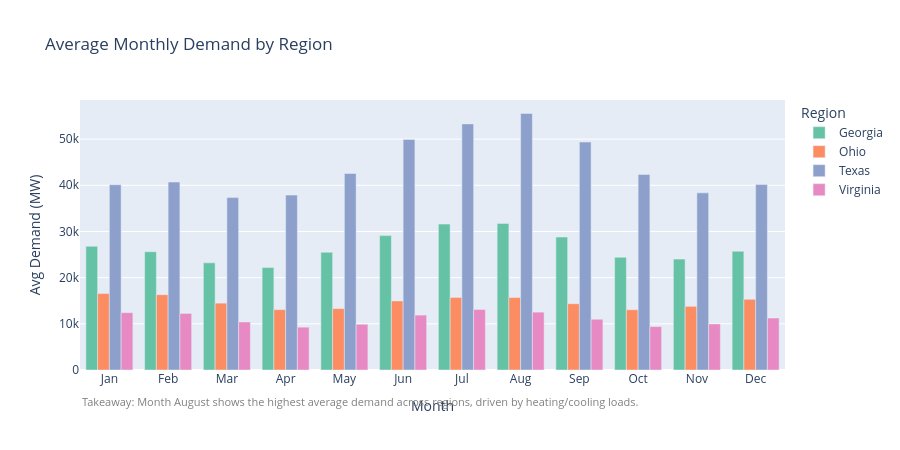
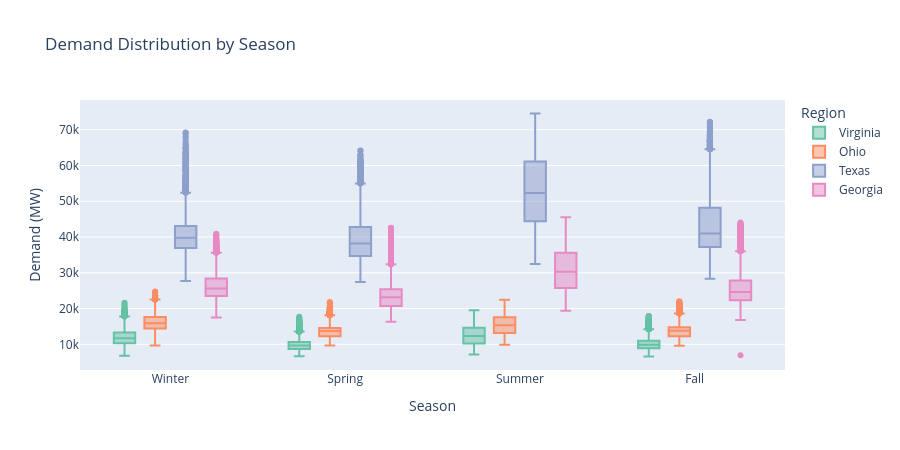

The cell these charts' notebook holds for them, in order:
### Code cell
monthly_avg = (
    master.groupby(["Region","Month"])["Demand_MW"].mean().reset_index()
)
monthly_avg["Month_Name"] = pd.to_datetime(monthly_avg["Month"], format="%m").dt.strftime("%b")

fig = px.bar(
    monthly_avg, x="Month_Name", y="Demand_MW", color="Region",
    barmode="group", height=450,
    title="Average Monthly Demand by Region",
    labels={"Demand_MW": "Avg Demand (MW)", "Month_Name": "Month"},
    color_discrete_sequence=px.colors.qualitative.Set2,
    category_orders={"Month_Name":["Jan","Feb","Mar","Apr","May","Jun",
                                    "Jul","Aug","Sep","Oct","Nov","Dec"]},
)
# Takeaway
peak_month = monthly_avg.groupby("Month")["Demand_MW"].mean().idxmax()
peak_month_name = pd.to_datetime(str(peak_month), format="%m").strftime("%B")
takeaway = f"Takeaway: Month {peak_month_name} shows the highest average demand across regions, driven by heating/cooling loads."
fig.add_annotation(text=takeaway, xref="paper", yref="paper",
                   x=0, y=-0.15, showarrow=False, font=dict(size=11, color="gray"))
fig.show()

# Seasonal box plot
fig2 = px.box(
    master, x="Season", y="Demand_MW", color="Region",
    height=450,
    title="Demand Distribution by Season",
    labels={"Demand_MW": "Demand (MW)", "Season": "Season"},
    color_discrete_sequence=px.colors.qualitative.Set2,
    category_orders={"Season":["Winter","Spring","Summer","Fall"]},
)
fig2.show()

### Figure 1 — Plotly figure (JSON) as saved in the notebook; plotly's stock layout.template omitted (floating-point values rounded to 4 significant figures)
{"data": [{"alignmentgroup": "True", "hovertemplate": "Region=Georgia<br>Month=%{x}<br>Avg Demand (MW)=%{y}<extra></extra>", "legendgroup": "Georgia", "marker": {"color": "rgb(102,194,165)", "pattern": {"shape": ""}}, "name": "Georgia", "offsetgroup": "Georgia", "orientation": "v", "showlegend": true, "textposition": "auto", "type": "bar", "x": ["Jan", "Feb", "Mar", "Apr", "May", "Jun", "Jul", "Aug", "Sep", "Oct", "Nov", "Dec"], "xaxis": "x", "y": [26790.0, 25620.0, 23210.0, 22180.0, 25500.0, 29100.0, 31600.0, 31750.0, 28790.0, 24420.0, 24010.0, 25720.0], "yaxis": "y"}, {"alignmentgroup": "True", "hovertemplate": "Region=Ohio<br>Month=%{x}<br>Avg Demand (MW)=%{y}<extra></extra>", "legendgroup": "Ohio", "marker": {"color": "rgb(252,141,98)", "pattern": {"shape": ""}}, "name": "Ohio", "offsetgroup": "Ohio", "orientation": "v", "showlegend": true, "textposition": "auto", "type": "bar", "x": ["Jan", "Feb", "Mar", "Apr", "May", "Jun", "Jul", "Aug", "Sep", "Oct", "Nov", "Dec"], "xaxis": "x", "y": [16550.0, 16320.0, 14480.0, 13080.0, 13300.0, 14960.0, 15720.0, 15690.0, 14360.0, 13050.0, 13790.0, 15310.0], "yaxis": "y"}, {"alignmentgroup": "True", "hovertemplate": "Region=Texas<br>Month=%{x}<br>Avg Demand (MW)=%{y}<extra></extra>", "legendgroup": "Texas", "marker": {"color": "rgb(141,160,203)", "pattern": {"shape": ""}}, "name": "Texas", "offsetgroup": "Texas", "orientation": "v", "showlegend": true, "textposition": "auto", "type": "bar", "x": ["Jan", "Feb", "Mar", "Apr", "May", "Jun", "Jul", "Aug", "Sep", "Oct", "Nov", "Dec"], "xaxis": "x", "y": [40120.0, 40700.0, 37340.0, 37870.0, 42570.0, 49930.0, 53300.0, 55550.0, 49370.0, 42360.0, 38360.0, 40160.0], "yaxis": "y"}, {"alignmentgroup": "True", "hovertemplate": "Region=Virginia<br>Month=%{x}<br>Avg Demand (MW)=%{y}<extra></extra>", "legendgroup": "Virginia", "marker": {"color": "rgb(231,138,195)", "pattern": {"shape": ""}}, "name": "Virginia", "offsetgroup": "Virginia", "orientation": "v", "showlegend": true, "textposition": "auto", "type": "bar", "x": ["Jan", "Feb", "Mar", "Apr", "May", "Jun", "Jul", "Aug", "Sep", "Oct", "Nov", "Dec"], "xaxis": "x", "y": [12410.0, 12260.0, 10410.0, 9274.0, 9914.0, 11890.0, 13100.0, 12530.0, 10990.0, 9396.0, 9972.0, 11260.0], "yaxis": "y"}], "layout": {"annotations": [{"font": {"color": "gray", "size": 11}, "showarrow": false, "text": "Takeaway: Month August shows the highest average demand across regions, driven by heating/cooling loads.", "x": 0, "xref": "paper", "y": -0.15, "yref": "paper"}], "barmode": "group", "height": 450, "legend": {"title": {"text": "Region"}, "tracegroupgap": 0}, "title": {"text": "Average Monthly Demand by Region"}, "xaxis": {"anchor": "y", "categoryarray": ["Jan", "Feb", "Mar", "Apr", "May", "Jun", "Jul", "Aug", "Sep", "Oct", "Nov", "Dec"], "categoryorder": "array", "domain": [0, 1], "title": {"text": "Month"}}, "yaxis": {"anchor": "x", "domain": [0, 1], "title": {"text": "Avg Demand (MW)"}}}}

### Figure 2 — Plotly figure (JSON) as saved in the notebook; plotly's stock layout.template omitted (floating-point values rounded to 4 significant figures; data arrays with more than 128 entries replaced by an {"elided": "..."} marker saying what was removed)
{"data": [{"alignmentgroup": "True", "hovertemplate": "Region=Virginia<br>Season=%{x}<br>Demand (MW)=%{y}<extra></extra>", "legendgroup": "Virginia", "marker": {"color": "rgb(102,194,165)"}, "name": "Virginia", "notched": false, "offsetgroup": "Virginia", "orientation": "v", "showlegend": true, "type": "box", "x": {"elided": "26298 str values"}, "x0": " ", "xaxis": "x", "y": {"elided": "26298 float values"}, "y0": " ", "yaxis": "y"}, {"alignmentgroup": "True", "hovertemplate": "Region=Ohio<br>Season=%{x}<br>Demand (MW)=%{y}<extra></extra>", "legendgroup": "Ohio", "marker": {"color": "rgb(252,141,98)"}, "name": "Ohio", "notched": false, "offsetgroup": "Ohio", "orientation": "v", "showlegend": true, "type": "box", "x": {"elided": "26298 str values"}, "x0": " ", "xaxis": "x", "y": {"elided": "26298 float values"}, "y0": " ", "yaxis": "y"}, {"alignmentgroup": "True", "hovertemplate": "Region=Texas<br>Season=%{x}<br>Demand (MW)=%{y}<extra></extra>", "legendgroup": "Texas", "marker": {"color": "rgb(141,160,203)"}, "name": "Texas", "notched": false, "offsetgroup": "Texas", "orientation": "v", "showlegend": true, "type": "box", "x": {"elided": "26303 str values"}, "x0": " ", "xaxis": "x", "y": {"elided": "26303 float values"}, "y0": " ", "yaxis": "y"}, {"alignmentgroup": "True", "hovertemplate": "Region=Georgia<br>Season=%{x}<br>Demand (MW)=%{y}<extra></extra>", "legendgroup": "Georgia", "marker": {"color": "rgb(231,138,195)"}, "name": "Georgia", "notched": false, "offsetgroup": "Georgia", "orientation": "v", "showlegend": true, "type": "box", "x": {"elided": "26279 str values"}, "x0": " ", "xaxis": "x", "y": {"elided": "26279 float values"}, "y0": " ", "yaxis": "y"}], "layout": {"boxmode": "group", "height": 450, "legend": {"title": {"text": "Region"}, "tracegroupgap": 0}, "title": {"text": "Demand Distribution by Season"}, "xaxis": {"anchor": "y", "categoryarray": ["Winter", "Spring", "Summer", "Fall"], "categoryorder": "array", "domain": [0, 1], "title": {"text": "Season"}}, "yaxis": {"anchor": "x", "domain": [0, 1], "title": {"text": "Demand (MW)"}}}}
